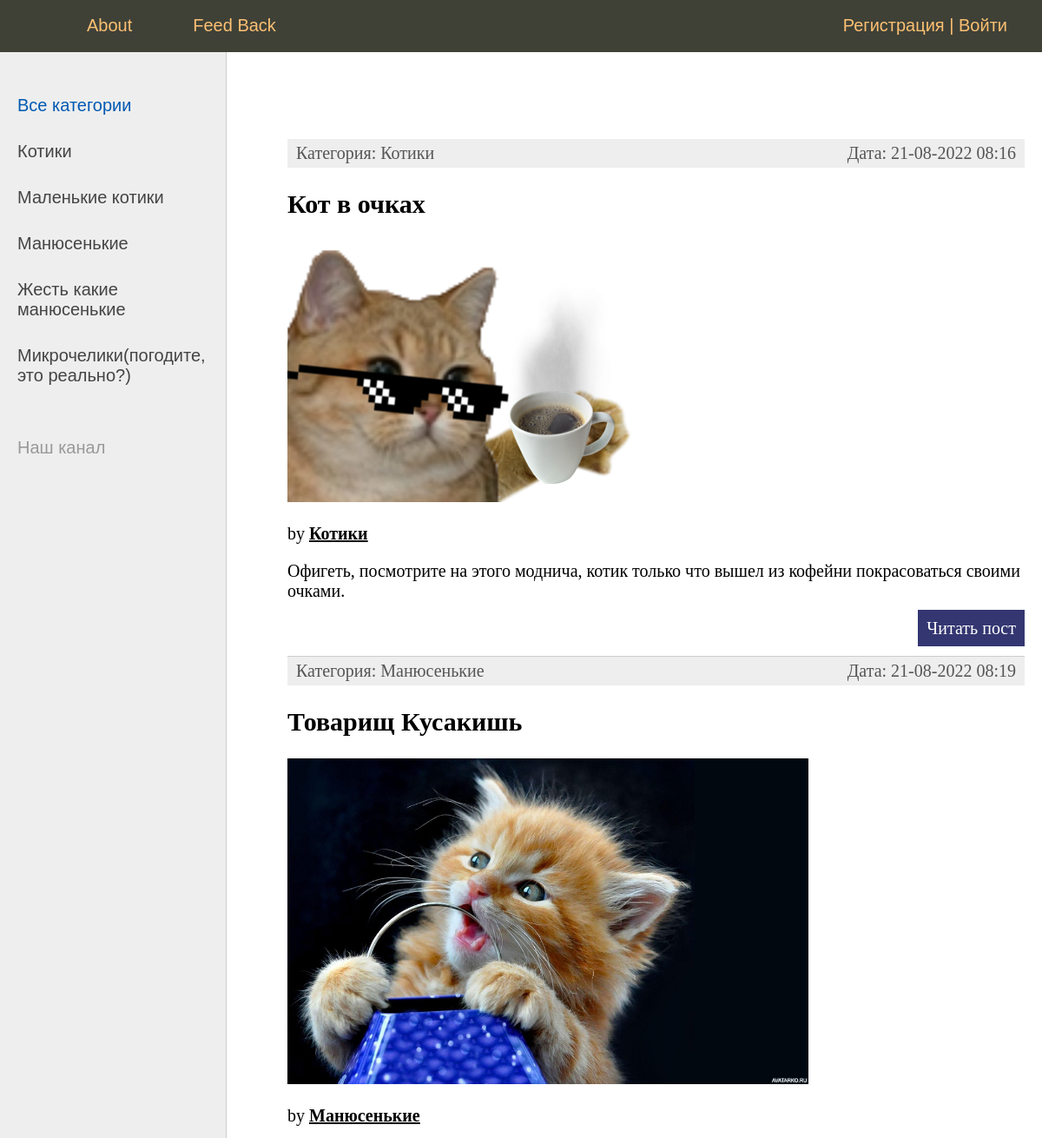
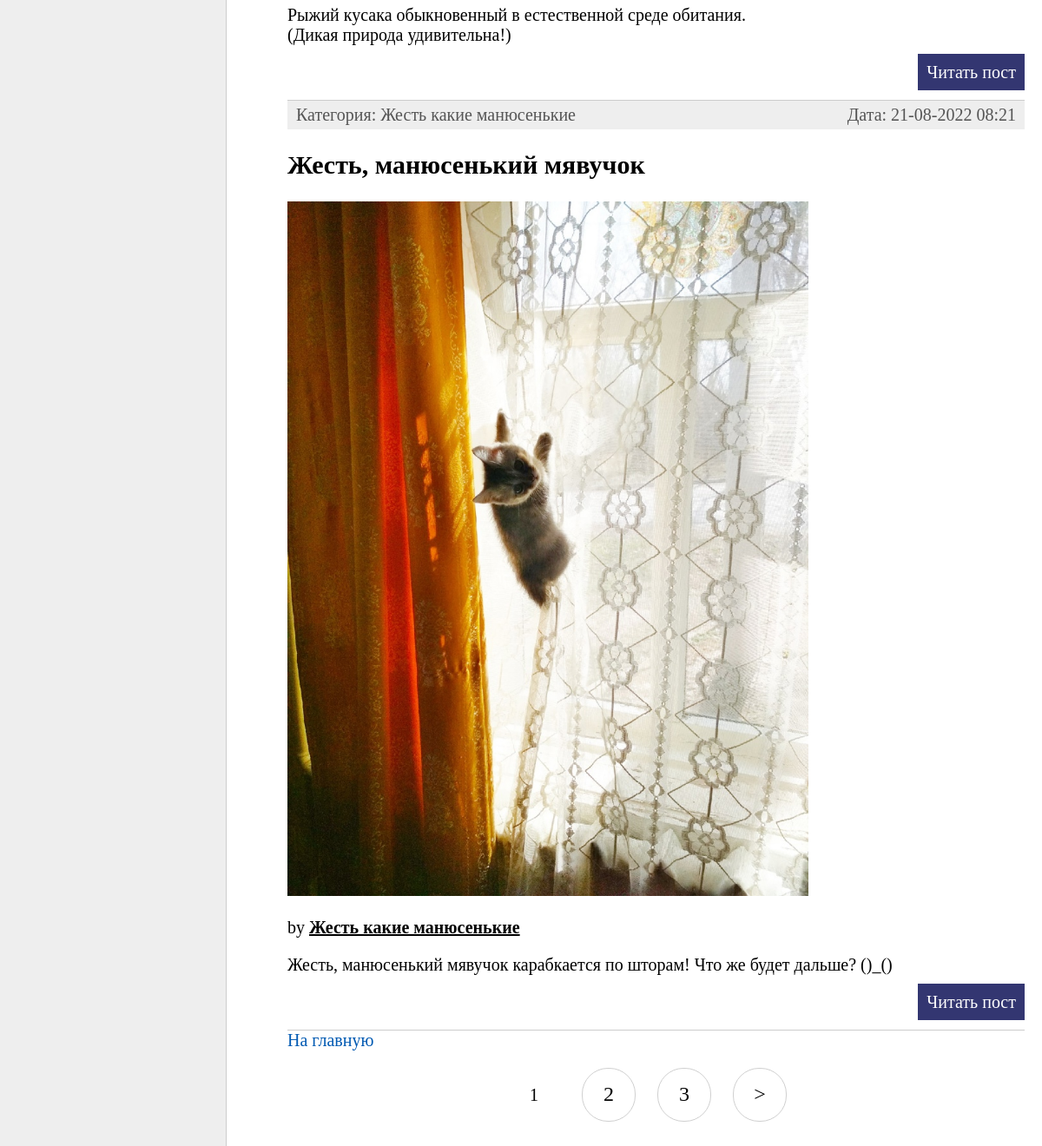
The page / on the database its author committed (2 pictures, top to bottom).
### smeshnyavki/models.py (models this page shows, shortened)
class Category(Model):
    name = CharField(max_length=100, db_index=True, verbose_name="Категория")#автоматом добавляется индекс
    slug = SlugField(max_length=255, unique=True, db_index=True, verbose_name="URL")
    def __str__(self):
        return self.name
    class Meta:
        verbose_name = "Категория"
        verbose_name_plural = "Категории"
        ordering = ['pk',]

class Smeshnyavkа(Model):
    title = CharField(max_length=255, verbose_name="заголовок")
    slug = SlugField(max_length=255, unique=True, db_index=True, verbose_name="URL")
    content = TextField(blank=True, verbose_name="текст")#данное поле может быть пустым
    photo = ImageField(upload_to="photo/%Y/%m/%d/", verbose_name="фото")
    pub_time = DateTimeField(auto_now_add=True, verbose_name="дата публикации")
    is_published = BooleanField(default=True,  verbose_name="Публикация")
    categ = ForeignKey('Category', on_delete=PROTECT,  verbose_name="Категория котика")
    class Meta:
        verbose_name = "Смешные котики"
        verbose_name_plural = "Смешные котики"
        ordering = ['pub_time', 'title']

### smeshnyavki/views.py (the view)
# urls.py: path('', CatHome.as_view(), name='home'),
class CatHome(DataMixin, ListView):
    model = Smeshnyavkа # атрибут, который будет ссылаться на модель
    template_name = "smeshnyavki/index.html"
    context_object_name = 'memes'
    def get_context_data(self, *, object_list=None, **kwargs):
        context = super().get_context_data(**kwargs)#формируется на основе базового класса ListView
        c_def = self.get_user_context(title="Главная страница")# формируется на основе Mixina
        return dict(list(context.items()) + list(c_def.items()))
    def get_queryset(self):#читаем не все, а те, которые опубликованы
        return Smeshnyavkа.objects.filter(is_published=True).select_related('categ')

### smeshnyavki/templatetags/smeshnyavki_tags.py (called while the page is built)
@register.simple_tag(name='getCategs')#function is changed into tage
def get_categories(filter=None):
    if filter:
        return Category.objects.filter(pk=filter) #возвращаем коллекцию
    return Category.objects.all() #возвращаем коллекцию

@register.inclusion_tag('smeshnyavki/list_categories.html')
def show_categories(sort=None, categ_selected=0):
    categs = Category.objects.all() #возвращаем коллекцию
    if sort:
        categs = Category.objects.order_by(sort) #возвращаем коллекцию
    return{"categs": categs, 'categ_selected': categ_selected}

### smeshnyavki/utils.py (called while the page is built)
        def get_user_context(self, **kwargs):
                context = kwargs
                categs = cache.get('categs')
                if (not categs):
                    categs = Category.objects.annotate(Count('smeshnyavkа')).order_by('pk')
                    cache.set('categs', categs, 60)
                user_menu = MENU.copy()
                if(not self.request.user.is_authenticated):
                        user_menu.pop(1)
                context['menu'] = user_menu
                context['categs'] = categs
                if('categ_selected' not in context):
                        context['categ_selected'] = 0
                return context

### smeshnyavki/templates/smeshnyavki/index.html
{% extends 'smeshnyavki/base.html' %}
{% block content %}
<ul class="list-articles">
    {% for m in memes %}
    <li>
        <div class="article-panel">
            <p class = "first"> Категория: {{m.categ}}</p>
            <p class = "last"> Дата: {{m.pub_time|date:"d-m-Y H:i"}}</p>
        </div>
        <h2>{{m.title}}</h2>
        {% if m.photo %}
        <p> <img class="img-artile-left thumb" src="{{m.photo.url}}" ></p>
        {% endif %}
        by <u><b>{{m.categ}} </b></u>
        {% autoescape on %}
        {{m.content|linebreaks|truncatewords:30}}
        {% endautoescape %}
        <p class="link-read-post"><a href="{% url 'mem' m.slug %}">Читать пост</a></p>
    </li>
    {% endfor %}
<a href="{% url 'home'%}">На главную</a>
</ul>
{% endblock %}

### smeshnyavki/templates/smeshnyavki/base.html (shortened to what this page needs)
<!DOCTYPE html>
{% load static %}
{% load smeshnyavki_tags %}
<html>
<head>
    <link type="text/css" href="{% static 'smeshnyavki/css/styles.css' %}" rel="stylesheet" />
</head>
<body>
<table class="table-page" border=0 cellpadding="0" cellspacing="0">
    <tr><td valign=top>
        {% block mainmenu %}
        <div class="header">
            <ul id="mainmenu" class="mainmenu">
                <li class="logo"><a href="{% url 'home' %}"><div class="logo"></div></a></li>
                {% for m in menu %}
                    <li><a href="{% url m.url_name %}">{{m.title}}</a></li>
               {% endfor %}
                {% if request.user.is_authenticated %}
                <p>{{request.user.name}}</p>
                    <li class="last">{{user.username}} | <a href="{% url 'logout' %}">Выйти</a></li>
                {% else %}
                    <li class="last"> <a href="{% url 'register' %}">Регистрация</a> | <a href="{% url 'login' %}">Войти</a></li>
                {% endif %}
            </ul>
        </div>
        {% endblock mainmenu %}
        <table class="table-content" border=0 cellpadding="0" cellspacing="0">
            <tr>
                <td valign="top" class="left-chapters">
                    <ul id="leftchapters">
                        {% if categ_selected == 0 %}
                            <li class="selected">Все категории</li>
                        {% else %}
                        <li> <a href="{% url 'home' %}">Все категории</a></li>
                        {% endif %}
                        {% for categ in categs %}
                            {% if categ.smeshnyavkа__count > 0 %}
                                {% if categ.pk == categ_selected %}
                                    <li class="selected">{{categ.name}}</li>
                                {% else %}
                                    <li> <a href="{% url 'category' categ.slug %}">{{categ.name}}</a></li>
                                {% endif %}
                            {% endif %}
                        {% endfor %}
                        <li class="share">
                            <p>Наш канал</p>
                            <a class="share-yt" href="https://www.youtube.com/channel/UClJzWfGWuGJL2t-3dYKcHTA/playlists" target="_blank" rel="nofollow"></a>
                        </li>
                    </ul>
                </td>
                <td valign="top" class="content">
                    <div class="content-text">
                        {% block content %}
                        {% endblock %}
                        {% if page_obj.has_other_pages %}
                            <nav class="list-pages">
                                <ul>
                                    {% for p in paginator.page_range %}
                                        {% if page_obj.number == p %}
                                            <li class="page-num page-num-selected">{{ p }}</li>
                                        {% elif p >= page_obj.number|add:-2 and p <= page_obj.number|add:2 %}
                                            <li class="page-num">
                                                <a href="?page={{  p }}" > {{ p }}</a>
                                            </li>
                                        {% endif %}
                                    {% endfor %}
                                    {% if page_obj.has_next %}
                                        <li class="page-num">
                                            <a href="?page={{  page_obj.next_page_number }}" > &gt; </a>
                                        </li>
                                    {% endif %}
                                </ul>
                            </nav>
                        {% endif %}
                    </div>
                </td></tr></table>
    </td></tr>
    </table>
</body>
</html>

### smeshnyavki/static/smeshnyavki/css/styles.css (style rules this page uses)
html, body { font-family: 'Arial'; margin: 0; padding: 0; height: 100%; width: 100%; color: #444; }
a { color: #0059b2; text-decoration: none; }
img { max-width: 600px; height: auto; }
p.link-read-post { text-align: right; }
p.link-read-post a { padding: 10px; min-width: 100px; background: #333671; color: #fff; text-decoration: none; }
div.article-panel { background: #eee; padding: 5px 10px 5px 10px; box-sizing: border-box; overflow: hidden; color: #555; }
div.article-panel p.first { margin: 0; float: left; }
div.article-panel p.last { margin: 0; float: right; }
ul.list-articles { list-style: none; margin: 0; padding: 0; }
ul.list-articles li { border-bottom: 1px solid #ccc; }
.table-page { width: 100%; height: 100%; vertical-align: top; }
.table-page tr { height: 100%; }
.header { background: #3F4137; height: 60px; }
.logo { background: url('../images/logo.png') no-repeat 10px 5px; width: 70px; height: 60px; }
ul.mainmenu { list-style: none; margin: 0; padding: 0; height: 60px; color: #fdc073; font-size: 20px; overflow: hidden; }
ul.mainmenu li { float: left; margin: 18px 40px 0 30px; }
ul.mainmenu li.logo { margin: 0; }
ul.mainmenu li.last { float: right; }
ul.mainmenu li a { color: #fdc073; text-decoration: none; }
.table-content { width: 100%; min-height: 100%; height: 100%; }
.left-chapters { margin: 0; background: #eee; border-right: 1px solid #ccc; min-height: 100%; }
.left-chapters ul { width: 230px; min-height: 100%; margin: 0; padding: 20px 10px 10px 20px; list-style: none; font-size: 20px; }
.left-chapters ul li { margin: 30px 0 0 0; color: #999; }
.left-chapters ul li.selected { color: #0059b2; }
.left-chapters ul li a { color: #444; text-decoration: none; }
.left-chapters ul li.share { margin: 60px 0 0 0; }
.left-chapters ul li.share p { margin: 30px 0 30px 0; }
.left-chapters ul li.share a { display: inline-block; width: 40px; height: 40px; margin: 0 20px 0 0; }
.left-chapters ul li.share a.share-yt { width: 100%; height: 30px; background: url('../images/share_yt.png') no-repeat 0 0 }
.content { padding: 40px 20px 20px 40px; width: 100%; box-sizing: border-box; }
.content-text { margin: 60px 0 0 30px; color: #000; font-size: 20px; font-family: Yandex Sans Display Light; }
.list-pages { text-align: center; margin: 0 0 20px 0; }
.list-pages ul { margin: 20px 0 0 0; padding: 0; list-style: none; }
.list-pages ul li { display: inline-block; margin: 0 20px 0 0; }
.list-pages a { color: #000; font-size: 24px; text-decoration: none; }
.list-pages .page-num, .page-num-selected { display: inline-block; width: 60px; height: 44px; padding: 16px 0 0 0; border: 1px solid #d0d0d0; border-radius: 30px; }
.list-pages .page-num-selected { border: none; color: #000; font-size: 20px; }

### rows shown on the page
Category: name "Котики"
Category: name "Маленькие котики"
Category: name "Манюсенькие"
Category: name "Жесть какие манюсенькие"
Category: name "Микрочелики(погодите, это реально?)"
Smeshnyavkа: categ "Котики", pub_time "21-08-2022 08:16", title "Кот в очках", photo (picture), content "Офигеть, посмотрите на этого моднича, котик только что вышел из кофейни покрасоваться своими очками."
Smeshnyavkа: categ "Манюсенькие", pub_time "21-08-2022 08:19", title "Товарищ Кусакишь", photo (picture), content "Рыжий кусака обыкновенный в естественной среде обитания. (Дикая природа удивительна!)"
Smeshnyavkа: categ "Жесть какие манюсенькие", pub_time "21-08-2022 08:21", title "Жесть, манюсенький мявучок", photo (picture), content "Жесть, манюсенький мявучок карабкается по шторам! Что же будет дальше? ()_()"

### other values the page prints
{{ m.title }} "About" "Feed Back"
{{ p }} "1"
{{ p }} "2" "3"
